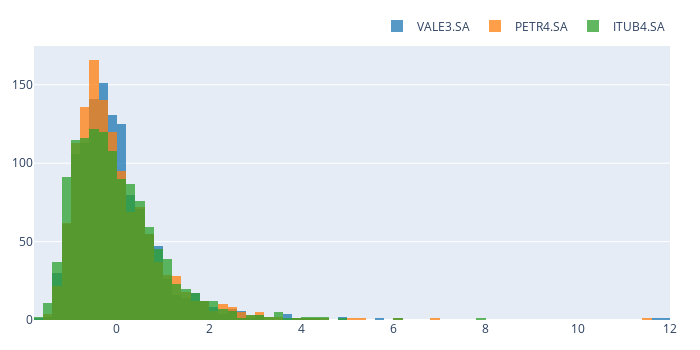

Notebook code cell kept with this figure:
### Code cell
scale.vbt.histplot().show()

### Figure 1 — Plotly figure (JSON) as saved in the notebook; plotly's stock layout.template omitted (floating-point values rounded to 4 significant figures; data arrays with more than 128 entries replaced by an {"elided": "..."} marker saying what was removed)
{"data": [{"name": "VALE3.SA", "opacity": 0.75, "showlegend": true, "type": "histogram", "uid": "15afce88-08c3-42df-8868-0ecc0c452e51", "x": {"elided": "1240 float values"}}, {"name": "PETR4.SA", "opacity": 0.75, "showlegend": true, "type": "histogram", "uid": "85282c0d-3f71-4566-a739-df5f837954f9", "x": {"elided": "1240 float values"}}, {"name": "ITUB4.SA", "opacity": 0.75, "showlegend": true, "type": "histogram", "uid": "2d892d07-c297-45e5-a74c-8c274bdd0ebc", "x": {"elided": "1240 float values"}}], "layout": {"barmode": "overlay", "height": 350, "legend": {"orientation": "h", "traceorder": "normal", "x": 1, "xanchor": "right", "y": 1.02, "yanchor": "bottom"}, "margin": {"b": 30, "l": 30, "r": 30, "t": 30}, "width": 700}}
